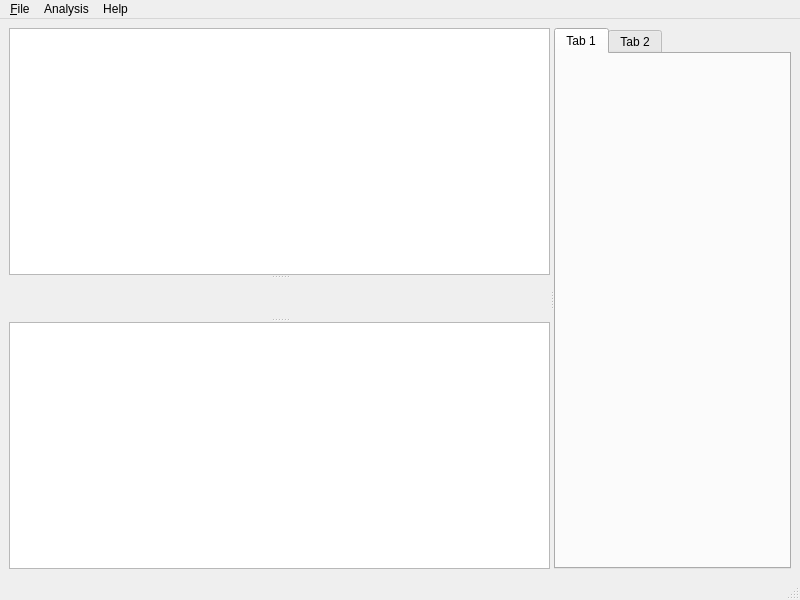
<?xml version="1.0" encoding="UTF-8"?>
<ui version="4.0">
 <class>MainWindow</class>
 <widget class="QMainWindow" name="MainWindow">
  <property name="geometry">
   <rect>
    <x>0</x>
    <y>0</y>
    <width>800</width>
    <height>600</height>
   </rect>
  </property>
  <property name="windowTitle">
   <string>SeismoView</string>
  </property>
  <widget class="QWidget" name="centralwidget">
   <layout class="QHBoxLayout" name="horizontalLayout">
    <item>
     <widget class="QSplitter" name="splitter_2">
      <property name="orientation">
       <enum>Qt::Horizontal</enum>
      </property>
      <widget class="QSplitter" name="splitter">
       <property name="orientation">
        <enum>Qt::Vertical</enum>
       </property>
       <widget class="QListWidget" name="segyFileList">
        <property name="editTriggers">
         <set>QAbstractItemView::NoEditTriggers</set>
        </property>
        <property name="alternatingRowColors">
         <bool>true</bool>
        </property>
       </widget>
       <widget class="QWidget" name="widget" native="true"/>
       <widget class="QTextBrowser" name="textualFileHeaderBrowser"/>
      </widget>
      <widget class="QTabWidget" name="tabWidget">
       <property name="currentIndex">
        <number>0</number>
       </property>
       <widget class="QWidget" name="tab">
        <attribute name="title">
         <string>Tab 1</string>
        </attribute>
       </widget>
       <widget class="QWidget" name="tab_2">
        <attribute name="title">
         <string>Tab 2</string>
        </attribute>
       </widget>
      </widget>
     </widget>
    </item>
   </layout>
  </widget>
  <widget class="QMenuBar" name="menubar">
   <property name="geometry">
    <rect>
     <x>0</x>
     <y>0</y>
     <width>800</width>
     <height>25</height>
    </rect>
   </property>
   <widget class="QMenu" name="menu_File">
    <property name="title">
     <string>&amp;File</string>
    </property>
    <addaction name="actionOpen"/>
    <addaction name="actionSave"/>
    <addaction name="actionSave_As"/>
    <addaction name="actionClose"/>
   </widget>
   <widget class="QMenu" name="menuHelp">
    <property name="title">
     <string>Help</string>
    </property>
    <addaction name="actionAbout"/>
   </widget>
   <widget class="QMenu" name="menuAnalysis">
    <property name="title">
     <string>Analysis</string>
    </property>
    <addaction name="actionAmplitude_colormap"/>
    <addaction name="actionTrace_inspection"/>
   </widget>
   <addaction name="menu_File"/>
   <addaction name="menuAnalysis"/>
   <addaction name="menuHelp"/>
  </widget>
  <widget class="QStatusBar" name="statusbar"/>
  <action name="actionOpen">
   <property name="text">
    <string>Open</string>
   </property>
   <property name="shortcut">
    <string>Ctrl+O</string>
   </property>
  </action>
  <action name="actionSave">
   <property name="text">
    <string>Save</string>
   </property>
  </action>
  <action name="actionSave_As">
   <property name="text">
    <string>Save As</string>
   </property>
  </action>
  <action name="actionClose">
   <property name="text">
    <string>Close</string>
   </property>
  </action>
  <action name="actionAbout">
   <property name="text">
    <string>About</string>
   </property>
  </action>
  <action name="actionAmplitude_colormap">
   <property name="text">
    <string>SEG-Y Colormap</string>
   </property>
  </action>
  <action name="actionTrace_inspection">
   <property name="text">
    <string>Trace inspection</string>
   </property>
  </action>
 </widget>
 <resources/>
 <connections/>
</ui>
